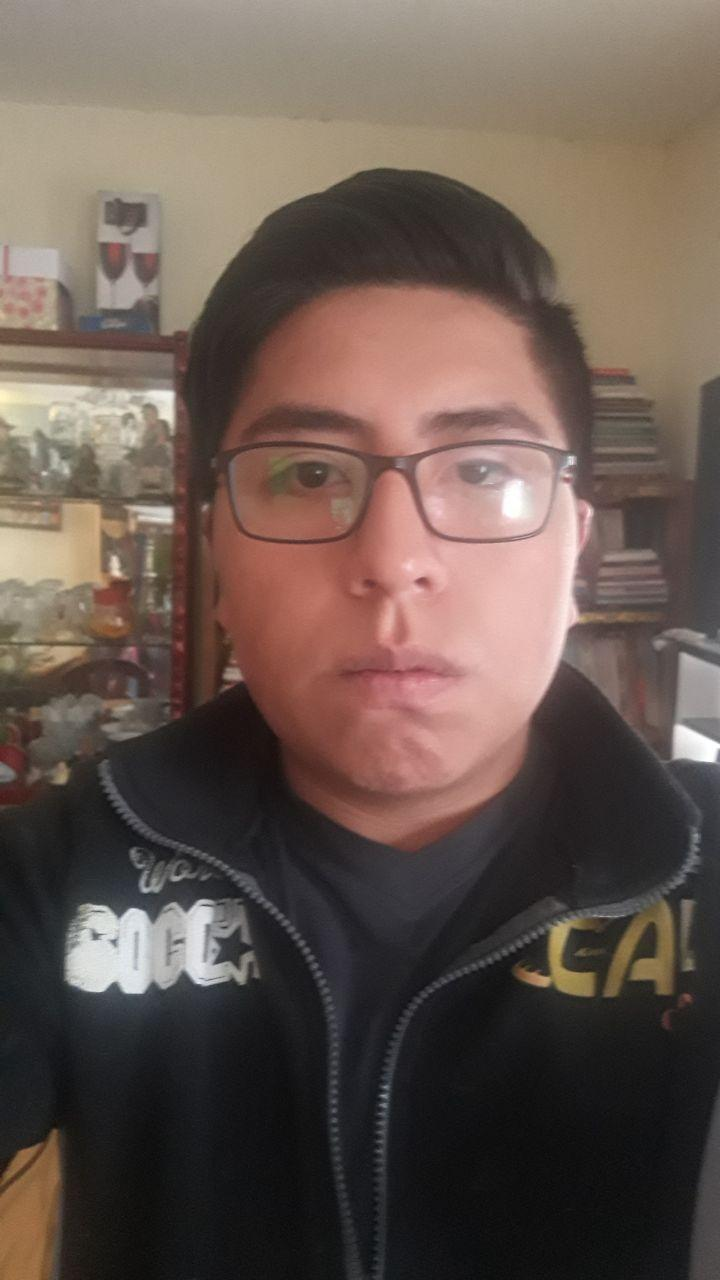
#> input picture Proyecto_Opencv/images/dave.jpg, 720 x 1280 px
$ python main.py
#> lines starting #> are read from the running program, lines starting #| are printed output that depends on the picture; after the words box and inside, x2 and y2 are one past the last pixel; in counts of white or black regions, pixels touching at a corner belong together
### Proyecto_Opencv/method/Image_Storage.py
import cv2


class ImageStorage:

    @staticmethod
    def read_image(path_img):
#> called with path_img = 'images/dave.jpg'
        if isinstance(path_img, str):
            img = cv2.imread(path_img)
#> img is the input picture: shape (1280, 720, 3); mean B, G, R 79.5, 87.4, 103
            img = cv2.medianBlur(img, 5)
            return img
        else:
            print("formato no valido")
            return None

    @staticmethod
    def save_img(img, name_img):
        name_img = name_img + ".jpg"
        cv2.imwrite(name_img, img)

### Proyecto_Opencv/main.py
import cv2

from method.Image_Storage import ImageStorage


def img_blanco_negro(img):
    img_bn = cv2.cvtColor(img, cv2.COLOR_BGR2GRAY)
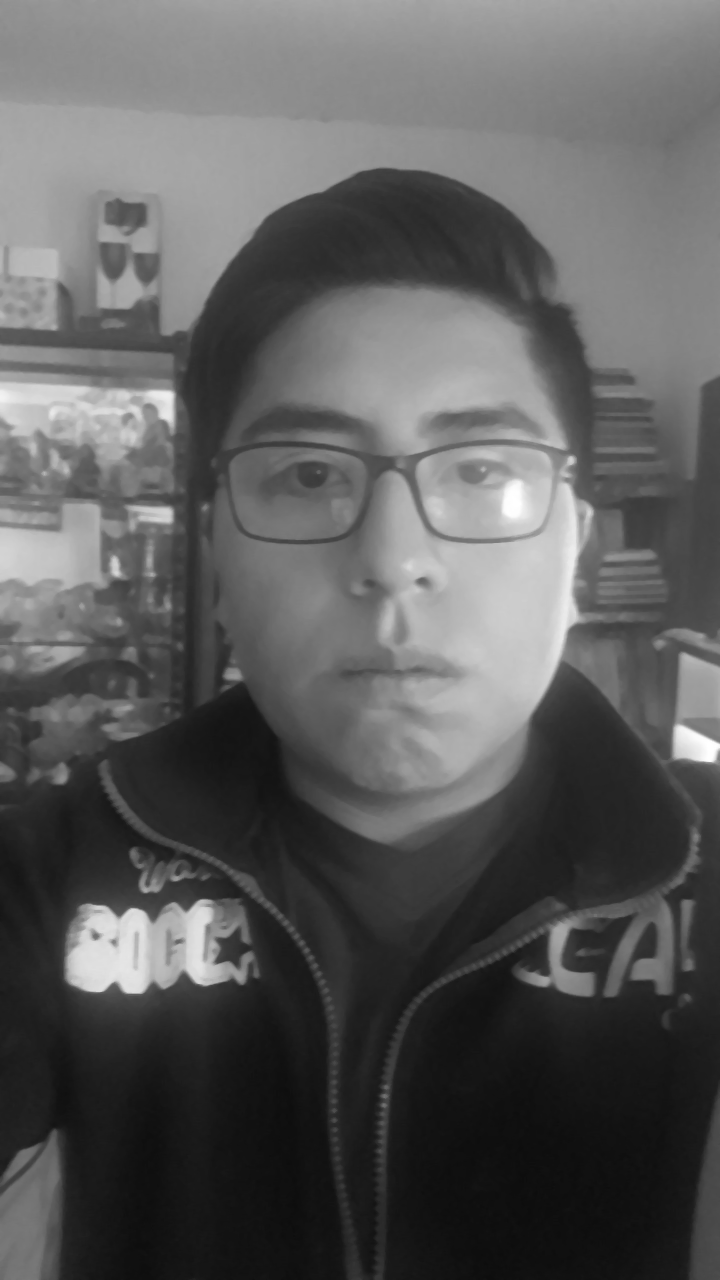
#> img_bn: shape (1280, 720); min 13, max 255, mean 91.1
    return img_bn


def adaptative_mean(img):
    img = cv2.medianBlur(img, 5)
#> img: shape (1280, 720)
    img2 = cv2.adaptiveThreshold(img, 255, cv2.ADAPTIVE_THRESH_MEAN_C, cv2.THRESH_BINARY, 11, 2)
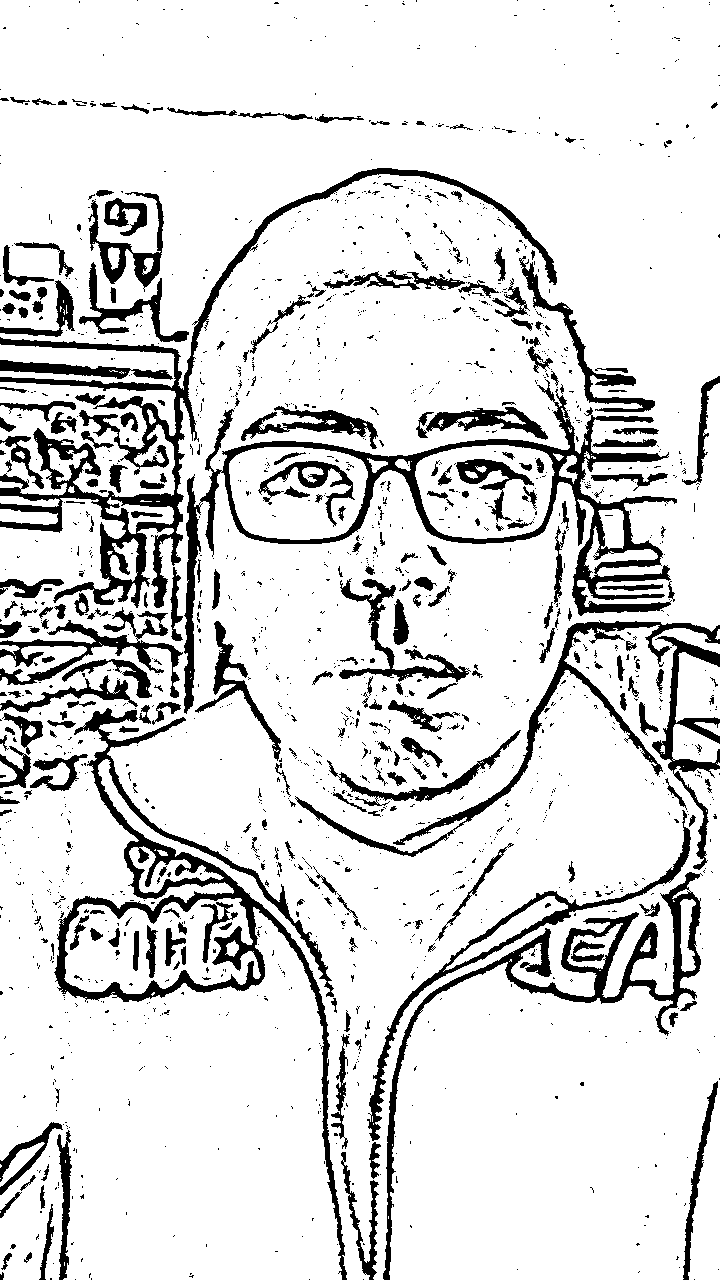
#> img2: shape (1280, 720); 85.9% white; 1708 black regions (1417 under 20 px), largest, box (x1, y1, x2, y2) and area: (0, 168, 557, 608) 16270, (184, 379, 677, 714) 15164, (54, 708, 347, 1280) 13449
    return img2

def adaptative_gaussian(img):
    img = cv2.medianBlur(img, 5)
    img3 = cv2.adaptiveThreshold(img,255,cv2.ADAPTIVE_THRESH_GAUSSIAN_C,cv2.THRESH_BINARY,11,2)
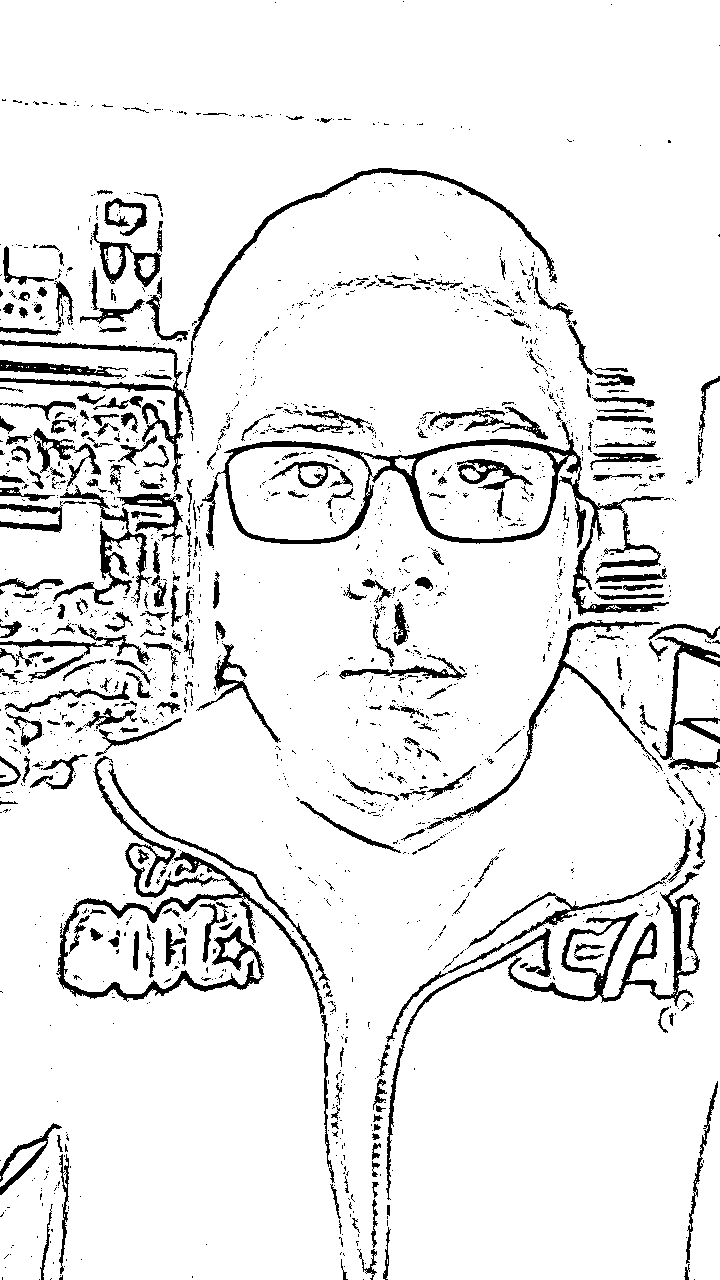
#> img3: shape (1280, 720); 91.6% white; 1881 black regions (1591 under 20 px), largest, box (x1, y1, x2, y2) and area: (202, 422, 669, 616) 8174, (56, 756, 325, 1014) 6277, (508, 872, 700, 1007) 3989
    return img3

if __name__ == '__main__':
    img = ImageStorage.read_image("images/dave.jpg")
    img_bn = img_blanco_negro(img)
    th2 = adaptative_mean(img_bn)
    th3 = adaptative_gaussian(img_bn)
    ImageStorage.save_img(img=img_bn, name_img="blanco y negro")
    ImageStorage.save_img(img=th2, name_img="adaptative mean")
    ImageStorage.save_img(img=th3, name_img="adaptative gaussian")
    print("El proyecto corrio exitosamente")
